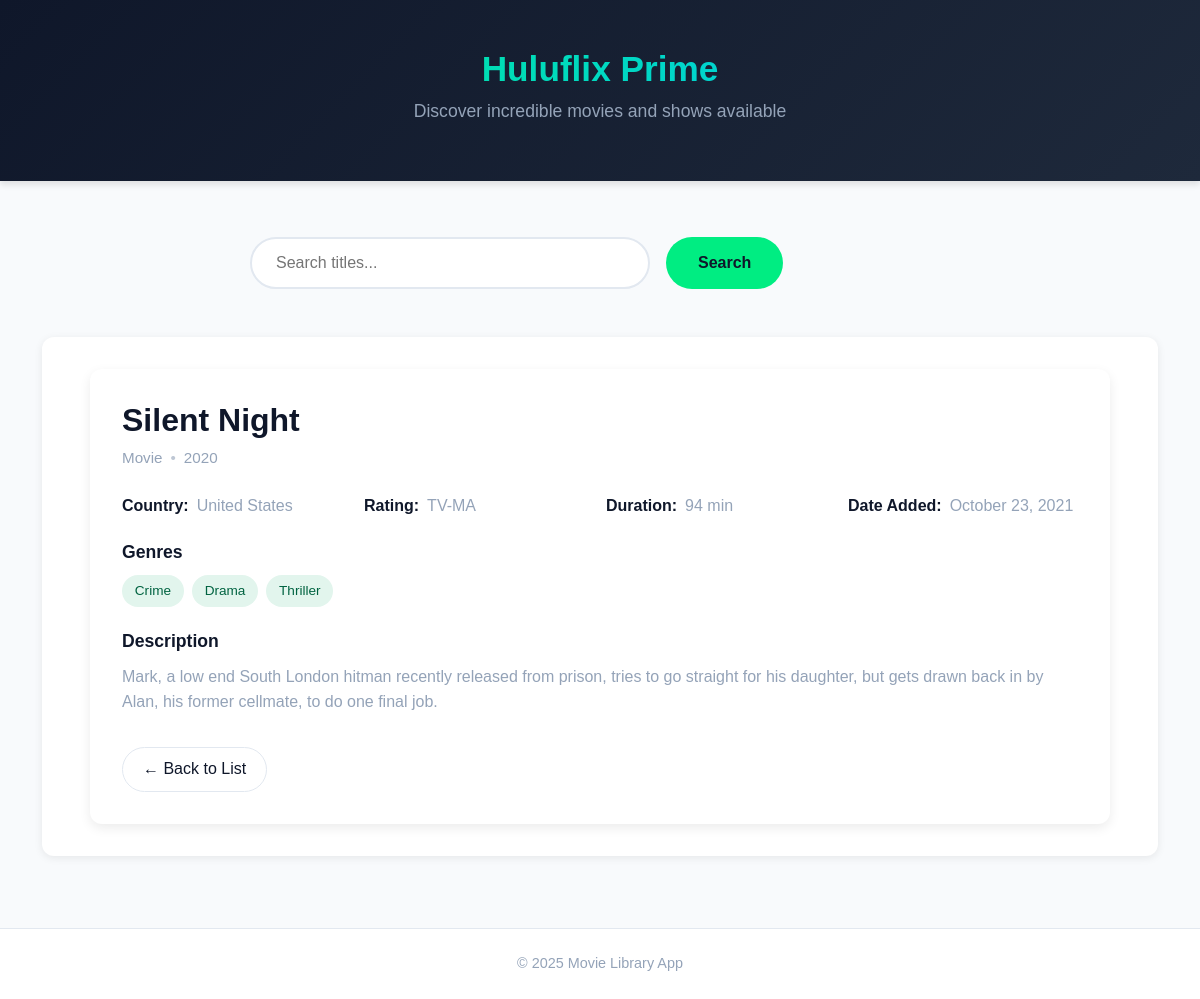
/titles/s2, run on the app's committed database.
### models.py (models this page shows)
class Title(db.Model):
    id = db.Column(db.String, primary_key=True)
    type = db.Column(db.String)
    title = db.Column(db.String)
    country = db.Column(db.String)
    date_added = db.Column(db.String)
    release_year = db.Column(db.Integer)
    rating = db.Column(db.String)
    duration = db.Column(db.String)
    description = db.Column(db.String)
    poster_url = db.Column(db.String)
    genres = db.relationship('Genre', secondary='title_genre', back_populates='titles')

class Genre(db.Model):
    id = db.Column(db.Integer, primary_key=True)
    name = db.Column(db.String, unique=True)
    titles = db.relationship('Title', secondary='title_genre', back_populates='genres')

### app.py (the view)
@app.route('/titles/<title_id>')
def title_detail(title_id):
    title = Title.query.get(title_id)
    if not title:
        abort(404)
    return render_template('title_detail.html', title=title)

### templates/title_detail.html (shortened to what this page needs)
{% extends "base.html" %}
{% block content %}
<div class="detail-container">
    <div class="detail-card">
        <div class="detail-grid">
            <div class="info-col">
                <div class="info-content">
                    <h1 class="title">{{ title.title }}</h1>
                    <div class="meta">
                        <span class="type">{{ title.type }}</span>
                        <span class="separator">•</span>
                        <span class="year">{{ title.release_year }}</span>
                    </div>
                    <div class="details-section">
                        <div class="detail-row">
                            <span class="detail-label">Country:</span>
                            <span class="detail-value">{{ title.country or 'N/A' }}</span>
                        </div>
                        <div class="detail-row">
                            <span class="detail-label">Rating:</span>
                            <span class="detail-value">{{ title.rating or 'N/A' }}</span>
                        </div>
                        <div class="detail-row">
                            <span class="detail-label">Duration:</span>
                            <span class="detail-value">{{ title.duration or 'N/A' }}</span>
                        </div>
                        <div class="detail-row">
                            <span class="detail-label">Date Added:</span>
                            <span class="detail-value">{{ title.date_added or 'N/A' }}</span>
                        </div>
                    </div>
                    <div class="genres-section">
                        <h3 class="section-title">Genres</h3>
                        <div class="genre-tags">
                            {% for genre in title.genres %}
                                <span class="genre-tag">{{ genre.name }}</span>
                            {% else %}
                                <span class="no-genres">No genres listed</span>
                            {% endfor %}
                        </div>
                    </div>
                    <div class="description-section">
                        <h3 class="section-title">Description</h3>
                        <p class="description">{{ title.description or 'No description available.' }}</p>
                    </div>
                    <a href="{{ url_for('index', page=1) }}" class="back-button">
                        ← Back to List
                    </a>
                </div>
            </div>
        </div>
    </div>
</div>
{% endblock %}

### static/styles.css (style rules this page uses)
:root { --primary: #00ED82; --primary-dark: #00D673; --dark: #0F172A; --light: #F8FAFC; --gray: #94A3B8; --light-gray: #E2E8F0; }
body { font-family: 'Poppins', sans-serif; background-color: var(--light); color: var(--dark); min-height: 100vh; display: flex; flex-direction: column; }
.detail-container { max-width: 1200px; margin: 0 auto; padding: 0 1rem; }
.detail-card { background: white; border-radius: 12px; box-shadow: 0 4px 12px rgba(0, 0, 0, 0.08); overflow: hidden; }
.detail-grid { display: flex; flex-direction: row; }
.info-col { flex: 1; padding: 2rem; }
.title { font-size: 2rem; font-weight: 700; margin-bottom: 0.5rem; color: var(--dark); }
.meta { display: flex; align-items: center; gap: 0.5rem; color: var(--gray); margin-bottom: 1.5rem; font-size: 0.95rem; }
.separator { opacity: 0.6; }
.details-section { display: grid; grid-template-columns: repeat(auto-fill, minmax(200px, 1fr)); gap: 0.75rem; margin-bottom: 1.5rem; }
.detail-row { display: flex; gap: 0.5rem; }
.detail-label { font-weight: 600; color: var(--dark); }
.detail-value { color: var(--gray); }
.section-title { font-size: 1.1rem; font-weight: 600; margin-bottom: 0.75rem; color: var(--dark); }
.genre-tags { display: flex; flex-wrap: wrap; gap: 0.5rem; margin-bottom: 1.5rem; }
.genre-tag { background-color: #E2F5ED; color: #006341; padding: 0.35rem 0.8rem; border-radius: 50px; font-size: 0.85rem; font-weight: 500; }
.description { line-height: 1.6; color: var(--gray); margin-bottom: 2rem; }
.back-button { display: inline-flex; align-items: center; padding: 0.6rem 1.25rem; background-color: white; color: var(--dark); border: 1px solid var(--light-gray); border-radius: 50px; text-decoration: none; font-weight: 500; transition: all 0.2s ease; }

### data on the page
Title: title "Silent Night", type "Movie", release_year "2020", country "United States", rating "TV-MA", duration "94 min", date_added "October 23, 2021", description "Mark, a low end South London hitman recently released from prison, tries to go straight for his daughter, but gets drawn back in by Alan, his former cellmate, to do one final job."
Genre: name "Crime"
Genre: name "Drama"
Genre: name "Thriller"
